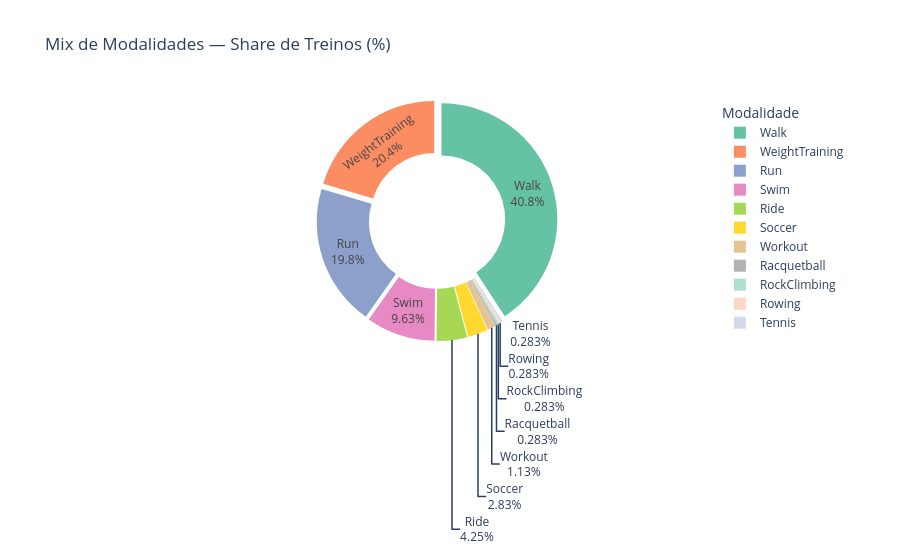
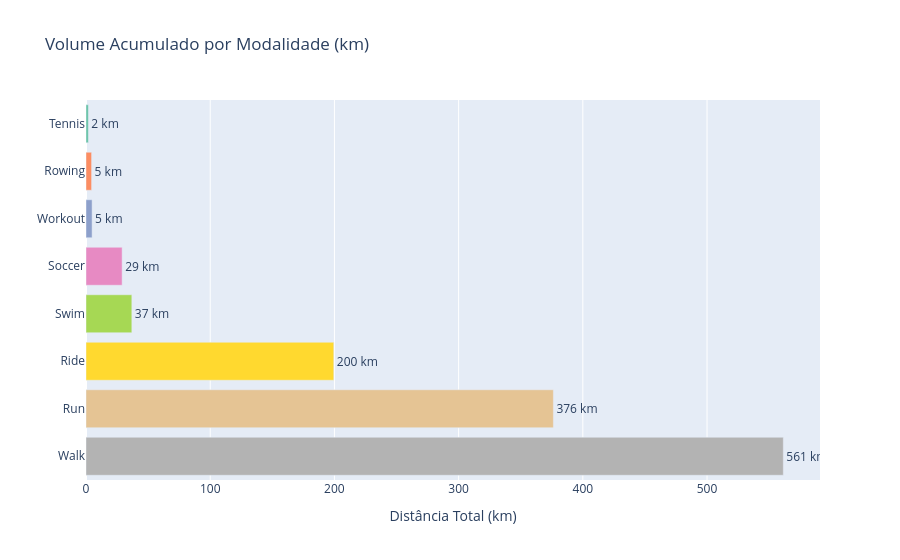
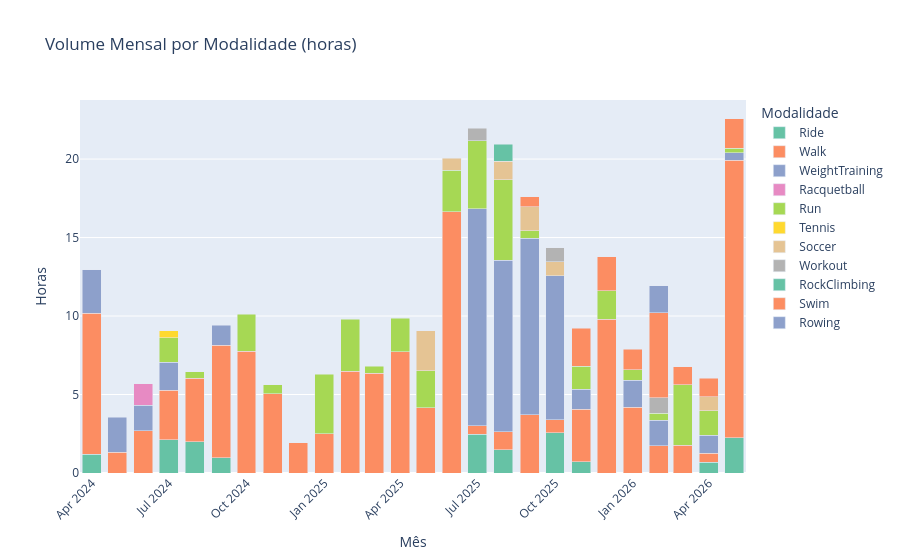

Source (notebook cell) for these figures, in order:
### Markdown cell above
---
## 🥧 Pilar 1 — Volumetria Geral e Mix de Modalidades
> Mostra o **share** de cada esporte no histórico total. Revela se o atleta é generalista ou especializado e indica onde o volume está concentrado — base para balancear a distribuição de carga entre modalidades.

### Code cell
mix = (
    df.groupby('sport_type')
    .agg(treinos=('id','count'), dist_km=('dist_km','sum'), horas=('duration_h','sum'))
    .sort_values('treinos', ascending=False)
    .reset_index()
)
mix['pct']     = (mix['treinos'] / mix['treinos'].sum() * 100).round(1)
mix['dist_km'] = mix['dist_km'].round(1)
mix['horas']   = mix['horas'].round(1)

# ── Rosca: share de treinos ──
fig = px.pie(
    mix, names='sport_type', values='treinos', hole=0.55,
    title='Mix de Modalidades — Share de Treinos (%)',
    color_discrete_sequence=px.colors.qualitative.Set2
)
fig.update_traces(textinfo='percent+label', pull=[0.04] * len(mix))
fig.update_layout(legend_title='Modalidade')
fig.show()

# ── Barras horizontais: volume em km (exclui esportes sem distância GPS) ──
mix_dist = mix[mix['dist_km'] > 0].sort_values('dist_km')
fig2 = px.bar(
    mix_dist, x='dist_km', y='sport_type', orientation='h',
    color='sport_type', text='dist_km',
    title='Volume Acumulado por Modalidade (km)',
    labels={'dist_km':'Distância Total (km)', 'sport_type':''},
    color_discrete_sequence=px.colors.qualitative.Set2
)
fig2.update_traces(texttemplate='%{text:.0f} km', textposition='outside')
fig2.update_layout(showlegend=False, margin=dict(r=80))
fig2.show()

# ── Evolução mensal do mix (volume em horas) ──
mix_m = df.groupby(['month_str','sport_type'])['duration_h'].sum().reset_index()
fig3 = px.bar(
    mix_m, x='month_str', y='duration_h', color='sport_type', barmode='stack',
    title='Volume Mensal por Modalidade (horas)',
    labels={'month_str':'Mês','duration_h':'Horas','sport_type':'Modalidade'},
    color_discrete_sequence=px.colors.qualitative.Set2
)
fig3.update_layout(xaxis_tickangle=-45)
fig3.show()

### Figure 1 — Plotly figure (JSON) as saved in the notebook; plotly's stock layout.template omitted (floating-point values rounded to 4 significant figures)
{"data": [{"domain": {"x": [0, 1], "y": [0, 1]}, "hole": 0.55, "hovertemplate": "sport_type=%{label}<br>treinos=%{value}<extra></extra>", "labels": ["Walk", "WeightTraining", "Run", "Swim", "Ride", "Soccer", "Workout", "Racquetball", "RockClimbing", "Rowing", "Tennis"], "legendgroup": "", "name": "", "pull": [0.04, 0.04, 0.04, 0.04, 0.04, 0.04, 0.04, 0.04, 0.04, 0.04, 0.04], "showlegend": true, "textinfo": "percent+label", "type": "pie", "values": [144, 72, 70, 34, 15, 10, 4, 1, 1, 1, 1]}], "layout": {"legend": {"title": {"text": "Modalidade"}, "tracegroupgap": 0}, "piecolorway": ["rgb(102,194,165)", "rgb(252,141,98)", "rgb(141,160,203)", "rgb(231,138,195)", "rgb(166,216,84)", "rgb(255,217,47)", "rgb(229,196,148)", "rgb(179,179,179)"], "title": {"text": "Mix de Modalidades — Share de Treinos (%)"}}}

### Figure 2 — Plotly figure (JSON) as saved in the notebook; plotly's stock layout.template omitted (floating-point values rounded to 4 significant figures)
{"data": [{"alignmentgroup": "True", "hovertemplate": "=%{y}<br>Distância Total (km)=%{text}<extra></extra>", "legendgroup": "Tennis", "marker": {"color": "rgb(102,194,165)", "pattern": {"shape": ""}}, "name": "Tennis", "offsetgroup": "Tennis", "orientation": "h", "showlegend": true, "text": [1.9], "textposition": "outside", "texttemplate": "%{text:.0f} km", "type": "bar", "x": [1.9], "xaxis": "x", "y": ["Tennis"], "yaxis": "y"}, {"alignmentgroup": "True", "hovertemplate": "=%{y}<br>Distância Total (km)=%{text}<extra></extra>", "legendgroup": "Rowing", "marker": {"color": "rgb(252,141,98)", "pattern": {"shape": ""}}, "name": "Rowing", "offsetgroup": "Rowing", "orientation": "h", "showlegend": true, "text": [4.5], "textposition": "outside", "texttemplate": "%{text:.0f} km", "type": "bar", "x": [4.5], "xaxis": "x", "y": ["Rowing"], "yaxis": "y"}, {"alignmentgroup": "True", "hovertemplate": "=%{y}<br>Distância Total (km)=%{text}<extra></extra>", "legendgroup": "Workout", "marker": {"color": "rgb(141,160,203)", "pattern": {"shape": ""}}, "name": "Workout", "offsetgroup": "Workout", "orientation": "h", "showlegend": true, "text": [4.9], "textposition": "outside", "texttemplate": "%{text:.0f} km", "type": "bar", "x": [4.9], "xaxis": "x", "y": ["Workout"], "yaxis": "y"}, {"alignmentgroup": "True", "hovertemplate": "=%{y}<br>Distância Total (km)=%{text}<extra></extra>", "legendgroup": "Soccer", "marker": {"color": "rgb(231,138,195)", "pattern": {"shape": ""}}, "name": "Soccer", "offsetgroup": "Soccer", "orientation": "h", "showlegend": true, "text": [29.1], "textposition": "outside", "texttemplate": "%{text:.0f} km", "type": "bar", "x": [29.1], "xaxis": "x", "y": ["Soccer"], "yaxis": "y"}, {"alignmentgroup": "True", "hovertemplate": "=%{y}<br>Distância Total (km)=%{text}<extra></extra>", "legendgroup": "Swim", "marker": {"color": "rgb(166,216,84)", "pattern": {"shape": ""}}, "name": "Swim", "offsetgroup": "Swim", "orientation": "h", "showlegend": true, "text": [36.9], "textposition": "outside", "texttemplate": "%{text:.0f} km", "type": "bar", "x": [36.9], "xaxis": "x", "y": ["Swim"], "yaxis": "y"}, {"alignmentgroup": "True", "hovertemplate": "=%{y}<br>Distância Total (km)=%{text}<extra></extra>", "legendgroup": "Ride", "marker": {"color": "rgb(255,217,47)", "pattern": {"shape": ""}}, "name": "Ride", "offsetgroup": "Ride", "orientation": "h", "showlegend": true, "text": [199.5], "textposition": "outside", "texttemplate": "%{text:.0f} km", "type": "bar", "x": [199.5], "xaxis": "x", "y": ["Ride"], "yaxis": "y"}, {"alignmentgroup": "True", "hovertemplate": "=%{y}<br>Distância Total (km)=%{text}<extra></extra>", "legendgroup": "Run", "marker": {"color": "rgb(229,196,148)", "pattern": {"shape": ""}}, "name": "Run", "offsetgroup": "Run", "orientation": "h", "showlegend": true, "text": [376.3], "textposition": "outside", "texttemplate": "%{text:.0f} km", "type": "bar", "x": [376.3], "xaxis": "x", "y": ["Run"], "yaxis": "y"}, {"alignmentgroup": "True", "hovertemplate": "=%{y}<br>Distância Total (km)=%{text}<extra></extra>", "legendgroup": "Walk", "marker": {"color": "rgb(179,179,179)", "pattern": {"shape": ""}}, "name": "Walk", "offsetgroup": "Walk", "orientation": "h", "showlegend": true, "text": [561.4], "textposition": "outside", "texttemplate": "%{text:.0f} km", "type": "bar", "x": [561.4], "xaxis": "x", "y": ["Walk"], "yaxis": "y"}], "layout": {"barmode": "relative", "legend": {"title": {"text": ""}, "tracegroupgap": 0}, "margin": {"r": 80}, "showlegend": false, "title": {"text": "Volume Acumulado por Modalidade (km)"}, "xaxis": {"anchor": "y", "domain": [0, 1], "title": {"text": "Distância Total (km)"}}, "yaxis": {"anchor": "x", "categoryarray": ["Walk", "Run", "Ride", "Swim", "Soccer", "Workout", "Rowing", "Tennis"], "categoryorder": "array", "domain": [0, 1], "title": {"text": ""}}}}

### Figure 3 — Plotly figure (JSON) as saved in the notebook; plotly's stock layout.template omitted (floating-point values rounded to 4 significant figures)
{"data": [{"alignmentgroup": "True", "hovertemplate": "Modalidade=Ride<br>Mês=%{x}<br>Horas=%{y}<extra></extra>", "legendgroup": "Ride", "marker": {"color": "rgb(102,194,165)", "pattern": {"shape": ""}}, "name": "Ride", "offsetgroup": "Ride", "orientation": "v", "showlegend": true, "textposition": "auto", "type": "bar", "x": ["2024-04", "2024-07", "2024-08", "2024-09", "2025-07", "2025-08", "2025-10", "2025-11", "2026-04", "2026-05"], "xaxis": "x", "y": [1.192, 2.13, 1.98, 0.96, 2.468, 1.471, 2.579, 0.7247, 0.6889, 2.254], "yaxis": "y"}, {"alignmentgroup": "True", "hovertemplate": "Modalidade=Walk<br>Mês=%{x}<br>Horas=%{y}<extra></extra>", "legendgroup": "Walk", "marker": {"color": "rgb(252,141,98)", "pattern": {"shape": ""}}, "name": "Walk", "offsetgroup": "Walk", "orientation": "v", "showlegend": true, "textposition": "auto", "type": "bar", "x": ["2024-04", "2024-05", "2024-06", "2024-07", "2024-08", "2024-09", "2024-10", "2024-11", "2024-12", "2025-01", "2025-02", "2025-03", "2025-04", "2025-05", "2025-06", "2025-07", "2025-08", "2025-09", "2025-10", "2025-11", "2025-12", "2026-01", "2026-02", "2026-03", "2026-04", "2026-05"], "xaxis": "x", "y": [8.99, 1.338, 2.696, 3.131, 4.067, 7.186, 7.745, 5.044, 1.942, 2.506, 6.467, 6.342, 7.722, 4.143, 16.63, 0.5547, 1.167, 3.699, 0.8028, 3.346, 9.786, 4.201, 1.743, 1.771, 0.5753, 17.68], "yaxis": "y"}, {"alignmentgroup": "True", "hovertemplate": "Modalidade=WeightTraining<br>Mês=%{x}<br>Horas=%{y}<extra></extra>", "legendgroup": "WeightTraining", "marker": {"color": "rgb(141,160,203)", "pattern": {"shape": ""}}, "name": "WeightTraining", "offsetgroup": "WeightTraining", "orientation": "v", "showlegend": true, "textposition": "auto", "type": "bar", "x": ["2024-04", "2024-05", "2024-06", "2024-07", "2024-09", "2025-07", "2025-08", "2025-09", "2025-10", "2025-11", "2026-01", "2026-02", "2026-04", "2026-05"], "xaxis": "x", "y": [2.76, 2.199, 1.636, 1.79, 1.259, 13.82, 10.92, 11.25, 9.195, 1.269, 1.723, 1.605, 1.133, 0.4775], "yaxis": "y"}, {"alignmentgroup": "True", "hovertemplate": "Modalidade=Racquetball<br>Mês=%{x}<br>Horas=%{y}<extra></extra>", "legendgroup": "Racquetball", "marker": {"color": "rgb(231,138,195)", "pattern": {"shape": ""}}, "name": "Racquetball", "offsetgroup": "Racquetball", "orientation": "v", "showlegend": true, "textposition": "auto", "type": "bar", "x": ["2024-06"], "xaxis": "x", "y": [1.363], "yaxis": "y"}, {"alignmentgroup": "True", "hovertemplate": "Modalidade=Run<br>Mês=%{x}<br>Horas=%{y}<extra></extra>", "legendgroup": "Run", "marker": {"color": "rgb(166,216,84)", "pattern": {"shape": ""}}, "name": "Run", "offsetgroup": "Run", "orientation": "v", "showlegend": true, "textposition": "auto", "type": "bar", "x": ["2024-07", "2024-08", "2024-10", "2024-11", "2025-01", "2025-02", "2025-03", "2025-04", "2025-05", "2025-06", "2025-07", "2025-08", "2025-09", "2025-11", "2025-12", "2026-01", "2026-02", "2026-03", "2026-04", "2026-05"], "xaxis": "x", "y": [1.572, 0.3997, 2.355, 0.5736, 3.796, 3.341, 0.4592, 2.137, 2.376, 2.659, 4.326, 5.109, 0.4714, 1.461, 1.817, 0.6481, 0.4492, 3.841, 1.556, 0.2625], "yaxis": "y"}, {"alignmentgroup": "True", "hovertemplate": "Modalidade=Tennis<br>Mês=%{x}<br>Horas=%{y}<extra></extra>", "legendgroup": "Tennis", "marker": {"color": "rgb(255,217,47)", "pattern": {"shape": ""}}, "name": "Tennis", "offsetgroup": "Tennis", "orientation": "v", "showlegend": true, "textposition": "auto", "type": "bar", "x": ["2024-07"], "xaxis": "x", "y": [0.4414], "yaxis": "y"}, {"alignmentgroup": "True", "hovertemplate": "Modalidade=Soccer<br>Mês=%{x}<br>Horas=%{y}<extra></extra>", "legendgroup": "Soccer", "marker": {"color": "rgb(229,196,148)", "pattern": {"shape": ""}}, "name": "Soccer", "offsetgroup": "Soccer", "orientation": "v", "showlegend": true, "textposition": "auto", "type": "bar", "x": ["2025-05", "2025-06", "2025-08", "2025-09", "2025-10", "2026-04"], "xaxis": "x", "y": [2.548, 0.7511, 1.194, 1.53, 0.8772, 0.8928], "yaxis": "y"}, {"alignmentgroup": "True", "hovertemplate": "Modalidade=Workout<br>Mês=%{x}<br>Horas=%{y}<extra></extra>", "legendgroup": "Workout", "marker": {"color": "rgb(179,179,179)", "pattern": {"shape": ""}}, "name": "Workout", "offsetgroup": "Workout", "orientation": "v", "showlegend": true, "textposition": "auto", "type": "bar", "x": ["2025-07", "2025-10", "2026-02"], "xaxis": "x", "y": [0.7839, 0.8825, 0.9836], "yaxis": "y"}, {"alignmentgroup": "True", "hovertemplate": "Modalidade=RockClimbing<br>Mês=%{x}<br>Horas=%{y}<extra></extra>", "legendgroup": "RockClimbing", "marker": {"color": "rgb(102,194,165)", "pattern": {"shape": ""}}, "name": "RockClimbing", "offsetgroup": "RockClimbing", "orientation": "v", "showlegend": true, "textposition": "auto", "type": "bar", "x": ["2025-08"], "xaxis": "x", "y": [1.08], "yaxis": "y"}, {"alignmentgroup": "True", "hovertemplate": "Modalidade=Swim<br>Mês=%{x}<br>Horas=%{y}<extra></extra>", "legendgroup": "Swim", "marker": {"color": "rgb(252,141,98)", "pattern": {"shape": ""}}, "name": "Swim", "offsetgroup": "Swim", "orientation": "v", "showlegend": true, "textposition": "auto", "type": "bar", "x": ["2025-09", "2025-11", "2025-12", "2026-01", "2026-02", "2026-03", "2026-04", "2026-05"], "xaxis": "x", "y": [0.65, 2.411, 2.16, 1.302, 5.418, 1.168, 1.201, 1.896], "yaxis": "y"}, {"alignmentgroup": "True", "hovertemplate": "Modalidade=Rowing<br>Mês=%{x}<br>Horas=%{y}<extra></extra>", "legendgroup": "Rowing", "marker": {"color": "rgb(141,160,203)", "pattern": {"shape": ""}}, "name": "Rowing", "offsetgroup": "Rowing", "orientation": "v", "showlegend": true, "textposition": "auto", "type": "bar", "x": ["2026-02"], "xaxis": "x", "y": [1.732], "yaxis": "y"}], "layout": {"barmode": "stack", "legend": {"title": {"text": "Modalidade"}, "tracegroupgap": 0}, "title": {"text": "Volume Mensal por Modalidade (horas)"}, "xaxis": {"anchor": "y", "domain": [0, 1], "tickangle": -45, "title": {"text": "Mês"}}, "yaxis": {"anchor": "x", "domain": [0, 1], "title": {"text": "Horas"}}}}
